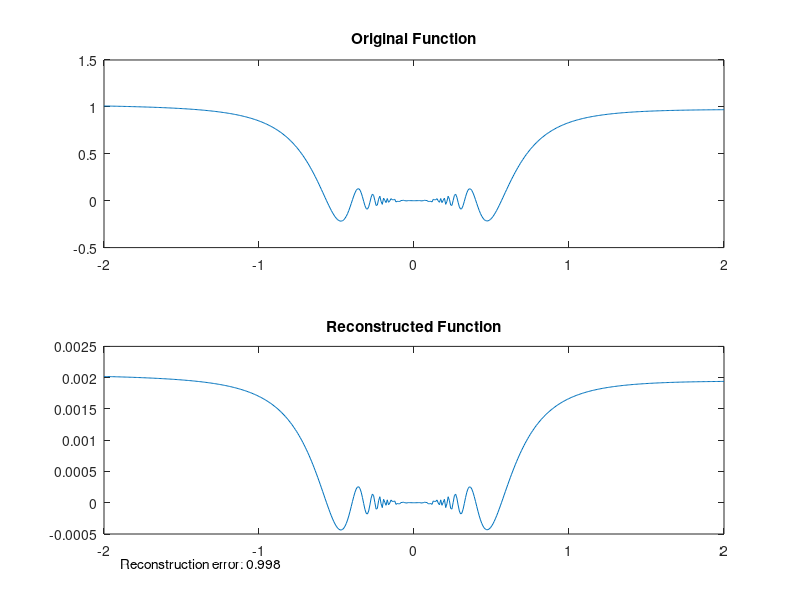

MATLAB code to generate this figure:
% Parameters
N = 500; % Number of sample points
M = 50; % Number of frequency channels
L = 50; % Window length
sigma = L / 6; % Standard deviation of the Gaussian window
a = 2; % Example constant for the function f(x)

% Define the function f as a column vector in the interval [-2, 2]
x = linspace(-2, 2, N)'; 

% Define the function with handling for x = 0 to avoid division by zero
f = (x.^a .* sin(x.^-a)) ./ exp(0.01 * x);
f(x == 0) = 0; % Define the function at x = 0

% Define the Gaussian window
window = @(n) exp(-0.5 * ((n - (L-1)/2) / sigma).^2);

% Generate the Gabor frame
G = zeros(N, M*N);
for k = 0:M-1
    for n = 0:N-1
        idx = mod((0:L-1) + n, N) + 1;
        gabor_element = window(0:L-1)' .* exp(2*pi*1i*k*(0:L-1)'/L);
        G(idx, k*N + n + 1) = G(idx, k*N + n + 1) + gabor_element;
    end
end

% Normalize the entire Gabor frame
G = G / norm(G, 'fro');

% Project the function f onto the Gabor frame
coefficients = G' * f;

% Reconstruct the function from the Gabor frame
f_reconstructed = real(G * coefficients);

% Calculate the reconstruction error
reconstruction_error = norm(f - f_reconstructed) / norm(f);

% Display the results
disp('Reconstruction error:');
disp(reconstruction_error);

% Plot the original and reconstructed functions
figure;
subplot(2, 1, 1);
plot(x, f);
title('Original Function');
subplot(2, 1, 2);
plot(x, f_reconstructed);
title('Reconstructed Function');

% Add reconstruction error to the plot
annotation('textbox', [0.15,0.05,0.3,0.05], 'String', ['Reconstruction error: ', num2str(reconstruction_error)], 'LineStyle', 'none', 'HorizontalAlignment', 'center', 'FontSize', 10);
